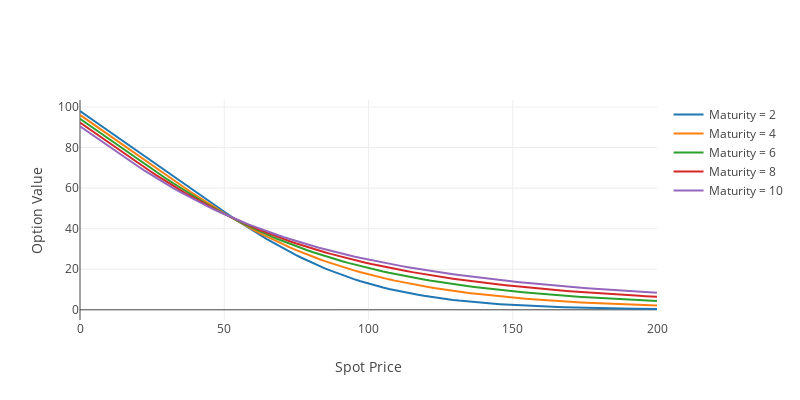
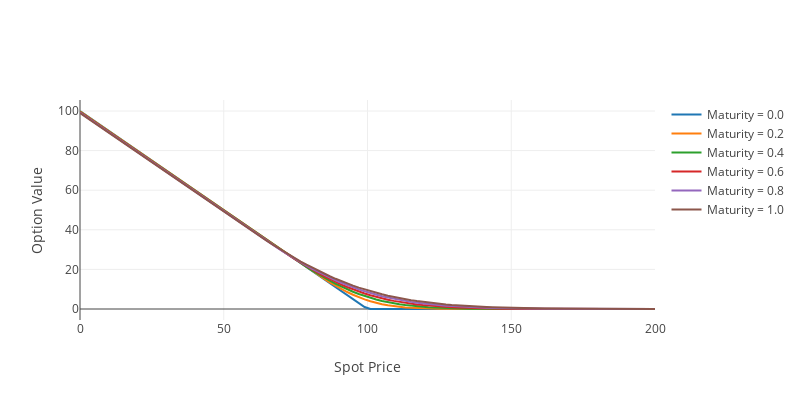

Notebook source saved alongside these figures, in order:
### Code cell
# X-axis : Spot Price 
S = np.linspace(0, 200, 100) 
# Maturity 2 ~ 10 
data1 = [] 

for i in range(2,11,2): 
    T = i 
    Z = europian_option(S, K, T, r, sigma, 'put') 
    trace = go.Scatter(x=S, y=Z, name=('Maturity = '+ str(T))) 
    data1.append(trace) 
    
# Maturity 0 ~ 1 
data2 = [] 

for i in range(0,11,2): 
    T = i/10 
    Z = europian_option(S, K, T, r, sigma, 'put') 
    trace = go.Scatter(x=S, y=Z, name=('Maturity = '+ str(T))) 
    data2.append(trace) 

# Plotting 
layout = go.Layout(width=800, height=400, xaxis=dict(title='Spot Price'), yaxis=dict(title='Option Value')) 
fig1 = dict(data=data1, layout=layout) 
fig2 = dict(data=data2, layout=layout) 
iplot(fig1) 
iplot(fig2)
